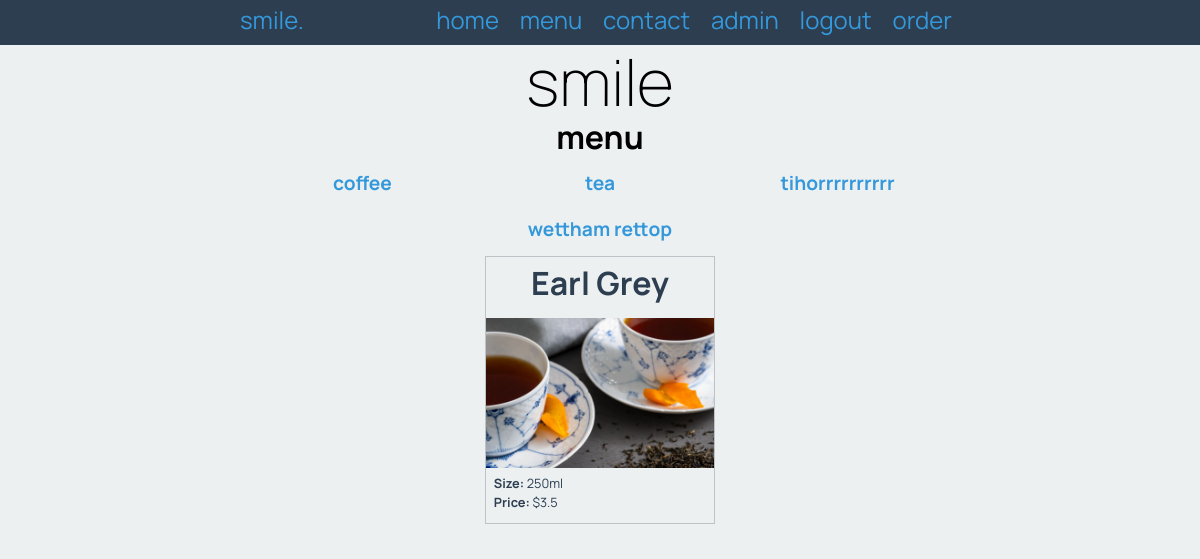
/menu/2 (signed in), run on the app's committed database.
### tables this page shows
CREATE TABLE category
(
    id   integer
        constraint category_pk
            primary key autoincrement,
    name TEXT
);

CREATE TABLE "products"
(
    id          integer
        constraint products_pk
            primary key autoincrement,
    name        varchar(30),
    description varchar(300),
    volume      char(6),
    image       varchar(30),
    price       float
, cat_id integer);

### app.py (the view)
@app.route('/menu/<cat_id>')
def render_menu_page(cat_id):
    category_list = get_list("SELECT * FROM category", "")
    product_list = get_list("SELECT id, name, description, volume, image, price FROM products WHERE cat_id=?", (cat_id, ))
    order_start = request.args.get('order')
    if order_start == "start" and not is_ordering():
        session['order'] = []
    return render_template('menu.html', categories=category_list, products=product_list, logged_in=is_logged_in(), is_admin=is_admin(), ordering=is_ordering())

### app.py (called while the page is built)
def create_connection(db_file):
    try:
        connection = sqlite3.connect(db_file)
        return connection
    except Error as e:
        print(e)
    return None

def is_logged_in():
    if session.get('email') is None:
        return False
    else:
        return True

def is_admin():
    if session.get('is_admin') is not 1:
        return False
    else:
        return True

def is_ordering():
    if session.get('order') is None:
        return False
    else:
        return True

def get_list(query, params):
    con = create_connection(DATABASE)
    cur = con.cursor()
    if params == "":
        cur.execute(query)
    else:
        cur.execute(query, params)
    query_list = cur.fetchall()
    con.close()
    return query_list

### templates/menu.html (shortened to what this page needs)
{% extends 'base.html' %}
{% block pageheading %}
menu
{% endblock %}
{% block main %}
    <div class="category-menu">
        {% for category in categories %}
        <div class="category-item"><h2><a href="/menu/{{ category[0] }}">{{ category[1] }}</a></h2></div>
        {% endfor %}
    </div>
    <div class="products">
        {% for product in products %}
        <div class="product-box">
            <div class="product-box-heading">
                <h2>{{ product[1] }}</h2>
            </div>
            <div class = "product-box-image">
                <img src ="/static/images/{{ product[4] }}.jpg">
            </div>
            <div class="product-box-info">
                <p><strong>Size:</strong> {{ product[3] }}</p>
                <p><strong>Price:</strong> ${{ product[5] }}</p>
            </div>
        </div>
        {% endfor %}
    </div>
{% endblock %}

### static/smile.css (style rules this page uses)
* { font-family: 'Manrope', sans-serif; padding: 0; margin: 0; box-sizing: border-box; }
body { background-color: rgba(236, 240, 241, 1.0); }
img { max-width: 100%; }
h2 { font-size: 2rem; text-align: center; margin: 0 0 0.5rem 0; }
a, a:visited { color: rgba(52, 152, 219, 1.0); text-decoration: none; }
.category-menu { display: flex; flex-wrap: wrap; justify-content: space-evenly; }
.category-item { width: 32%; }
.category-item h2 { text-align: center; font-size: 1.2rem; padding: 0.5rem; }
.products { display: flex; flex-wrap: wrap; justify-content: space-evenly; }
.product-box { width: 32%; border: 1px solid rgba(189, 195, 199, 1.0); color: rgba(44, 62, 80, 1.0); margin-bottom: 0.5rem; }
.product-box-heading { padding: 0.5rem; }
.product-box-image { height: 150px; overflow: hidden; }
.product-box-info { padding: 0.5rem; }
.product-box p { font-size: 0.8rem; margin-bottom: 0.3rem; }

### data on the page
category: name "coffee"
category: name "tea"
category: name "tihorrrrrrrrrr"
category: name "wettham rettop"
products: name "Earl Grey", image (picture), volume "250ml", price "3.5"
